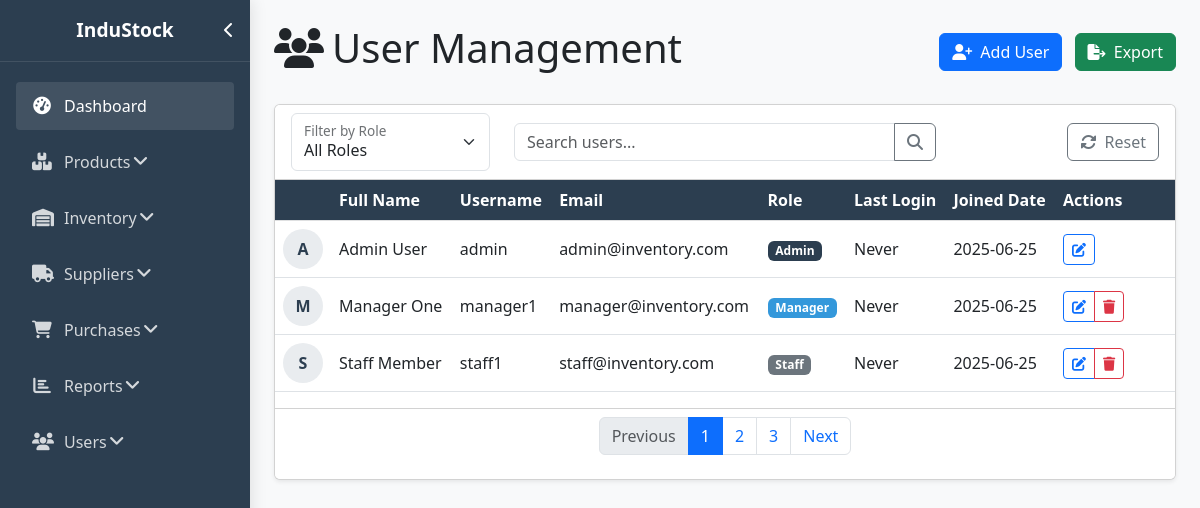
Page /users/read.php (signed in) on the committed database.
### tables this page shows
CREATE TABLE users (
    user_id INT AUTO_INCREMENT PRIMARY KEY,
    username VARCHAR(50) NOT NULL UNIQUE,
    password VARCHAR(255) NOT NULL,
    full_name VARCHAR(100) NOT NULL,
    email VARCHAR(100) NOT NULL UNIQUE,
    role ENUM('admin', 'manager', 'staff') NOT NULL DEFAULT 'staff',
    last_login DATETIME,
    created_at TIMESTAMP DEFAULT CURRENT_TIMESTAMP,
    updated_at TIMESTAMP DEFAULT CURRENT_TIMESTAMP ON UPDATE CURRENT_TIMESTAMP
);

### users/read.php (the view, shortened to what this page needs)
<?php
require_once __DIR__ . '/../config/database.php';
$baseQuery = "SELECT u.* FROM users u";
$params = [];
$search = isset($_GET['search']) ? trim($_GET['search']) : '';
$query = $baseQuery;
$query .= " ORDER BY u.created_at DESC";
$stmt = $pdo->prepare($query);
$stmt->execute($params);
$users = $stmt->fetchAll();
?>
<!DOCTYPE html>
<html lang="en">
<head>
    <link href="https://cdn.jsdelivr.net/npm/bootstrap@5.3.0/dist/css/bootstrap.min.css" rel="stylesheet">
    <link rel="stylesheet" href="https://cdnjs.cloudflare.com/ajax/libs/font-awesome/6.4.0/css/all.min.css">
</head>
<body>
    <div class="d-flex">
        <div class="main-content">
            <div class="container-fluid p-4">
                <div class="d-flex justify-content-between align-items-center mb-4">
                    <h1><i class="fas fa-users me-2"></i>User Management</h1>
                    <div>
                        <a href="create.php" class="btn btn-primary me-2">
                            <i class="fas fa-user-plus me-1"></i> Add User
                        </a>
                        <button class="btn btn-success">
                            <i class="fas fa-file-export me-1"></i> Export
                        </button>
                    </div>
                </div>
                <div class="card shadow-sm">
                    <div class="card-header bg-white">
                        <form method="GET" action="read.php">
                            <div class="row align-items-center">
                                <div class="col-md-3">
                                    <div class="form-floating">
                                        <select class="form-select" name="role">
                                            <option value="">All Roles</option>
                                        </select>
                                        <label>Filter by Role</label>
                                    </div>
                                </div>
                                <div class="col-md-6">
                                    <div class="input-group">
                                        <input type="text" class="form-control" name="search"
                                               placeholder="Search users..."
                                               value="<?= htmlspecialchars($search) ?>">
                                        <button class="btn btn-outline-secondary" type="submit">
                                            <i class="fas fa-search"></i>
                                        </button>
                                    </div>
                                </div>
                                <div class="col-md-3 text-end">
                                    <a href="read.php" class="btn btn-outline-secondary">
                                        <i class="fas fa-sync-alt me-1"></i> Reset
                                    </a>
                                </div>
                            </div>
                        </form>
                    </div>
                    <div class="card-body p-0">
                        <div class="table-responsive">
                            <table class="table table-hover align-middle">
                                <thead class="table-light">
                                    <tr>
                                        <th style="width: 50px"></th>
                                        <th>Full Name</th>
                                        <th>Username</th>
                                        <th>Email</th>
                                        <th>Role</th>
                                        <th>Last Login</th>
                                        <th>Joined Date</th>
                                        <th style="width: 120px">Actions</th>
                                    </tr>
                                </thead>
                                <tbody>
                                    <?php foreach ($users as $user): ?>
                                        <tr>
                                            <td>
                                                <div class="user-avatar">
                                                    <?= strtoupper(substr($user['full_name'], 0, 1)) ?>
                                                </div>
                                            </td>
                                            <td><?= htmlspecialchars($user['full_name']) ?></td>
                                            <td><?= htmlspecialchars($user['username']) ?></td>
                                            <td><?= htmlspecialchars($user['email']) ?></td>
                                            <td>
                                                <span class="badge <?= $user['role'] === 'admin' ? 'badge-admin' : ($user['role'] === 'manager' ? 'badge-manager' : 'badge-staff') ?>">
                                                    <?= ucfirst($user['role']) ?>
                                                </span>
                                            </td>
                                            <td><?= $user['last_login'] ? date('Y-m-d H:i', strtotime($user['last_login'])) : 'Never' ?></td>
                                            <td><?= date('Y-m-d', strtotime($user['created_at'])) ?></td>
                                            <td>
                                                <div class="btn-group btn-group-sm">
                                                    <a href="update.php?id=<?= $user['user_id'] ?>" class="btn btn-outline-primary">
                                                        <i class="fas fa-edit"></i>
                                                    </a>
                                                    <?php if ($_SESSION['user_id'] != $user['user_id']): ?>
                                                        <button class="btn btn-outline-danger" data-bs-toggle="modal" data-bs-target="#deleteModal<?= $user['user_id'] ?>">
                                                            <i class="fas fa-trash"></i>
                                                        </button>
                                                    <?php endif; ?>
                                                </div>
                                            </td>
                                        </tr>
                                    <?php endforeach; ?>
                                </tbody>
                            </table>
                        </div>
                    </div>
                    <div class="card-footer bg-white">
                        <nav aria-label="Page navigation">
                            <ul class="pagination justify-content-center">
                                <li class="page-item disabled">
                                    <a class="page-link" href="#" tabindex="-1">Previous</a>
                                </li>
                                <li class="page-item active"><a class="page-link" href="#">1</a></li>
                                <li class="page-item"><a class="page-link" href="#">2</a></li>
                                <li class="page-item"><a class="page-link" href="#">3</a></li>
                                <li class="page-item">
                                    <a class="page-link" href="#">Next</a>
                                </li>
                            </ul>
                        </nav>
                    </div>
                </div>
            </div>
        </div>
    </div>
</body>
</html>

### users/read.php (style rules this page uses)
:root { --primary: #2c3e50; --secondary: #3498db; --success: #28a745; --warning: #ffc107; --danger: #dc3545; --light: #ecf0f1; }
body { font-family: 'Segoe UI', Tahoma, Geneva, Verdana, sans-serif; background-color: #f8f9fa; overflow-x: hidden; }
.main-content { margin-left: 250px; transition: all 0.3s; min-height: 100vh; width: calc(100% - 250px); }
.user-avatar { width: 40px; height: 40px; border-radius: 50%; object-fit: cover; background-color: #e9ecef; display: flex; align-items: center; justify-content: center; color: var(--primary); font-weight: bold; }
.badge-admin { background-color: var(--primary); }
.badge-manager { background-color: var(--secondary); }
.badge-staff { background-color: #6c757d; }
.table th { background-color: var(--primary); color: white; }

### rows in the picture
users: full_name "A", full_name "Admin User", username "admin", email "admin@inventory.com", role "Admin", shows "Never", created_at "2025-06-25"
users: full_name "M", full_name "Manager One", username "manager1", email "manager@inventory.com", role "Manager", shows "Never", created_at "2025-06-25"
users: full_name "S", full_name "Staff Member", username "staff1", email "staff@inventory.com", role "Staff", shows "Never", created_at "2025-06-25"
